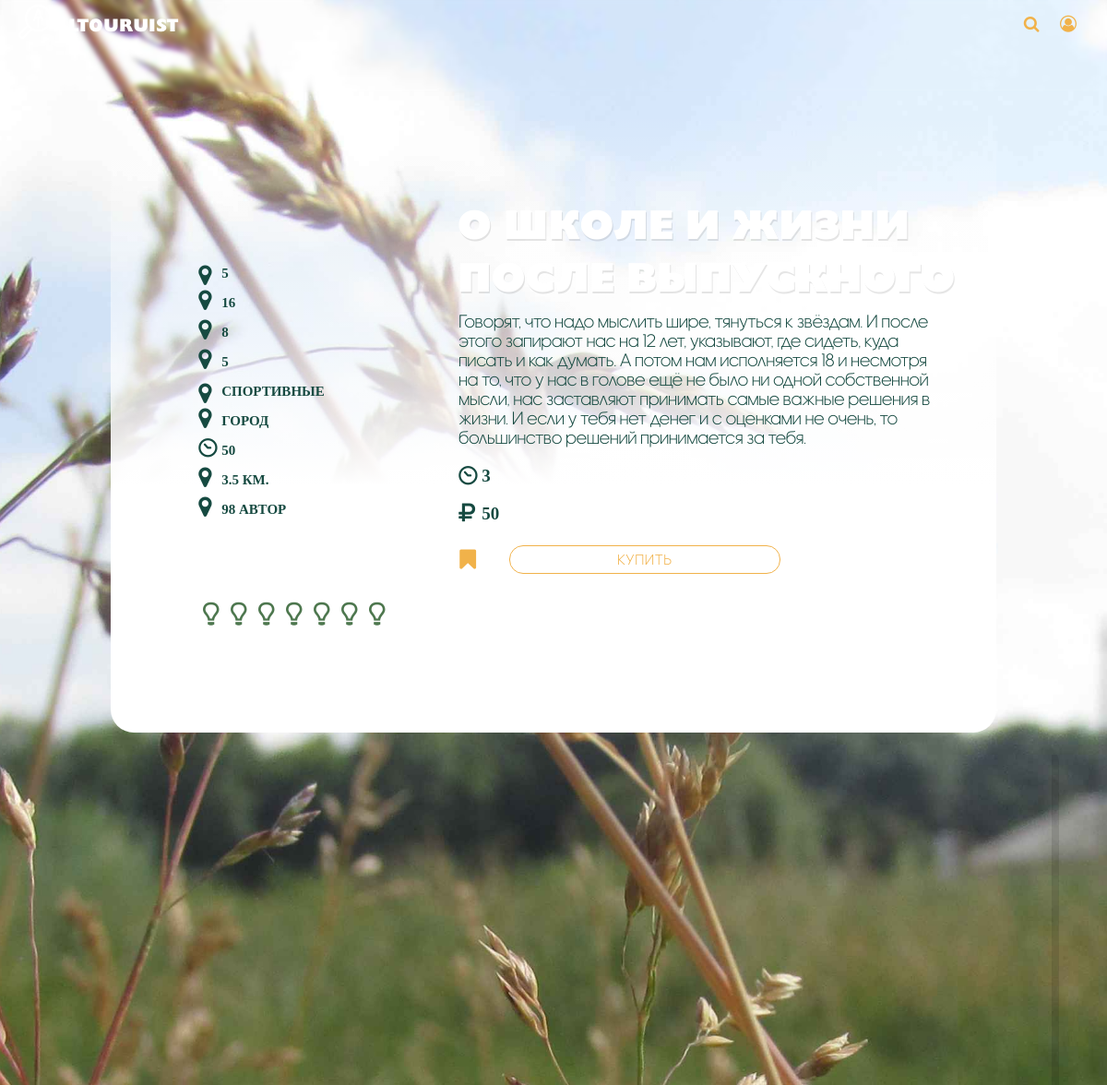
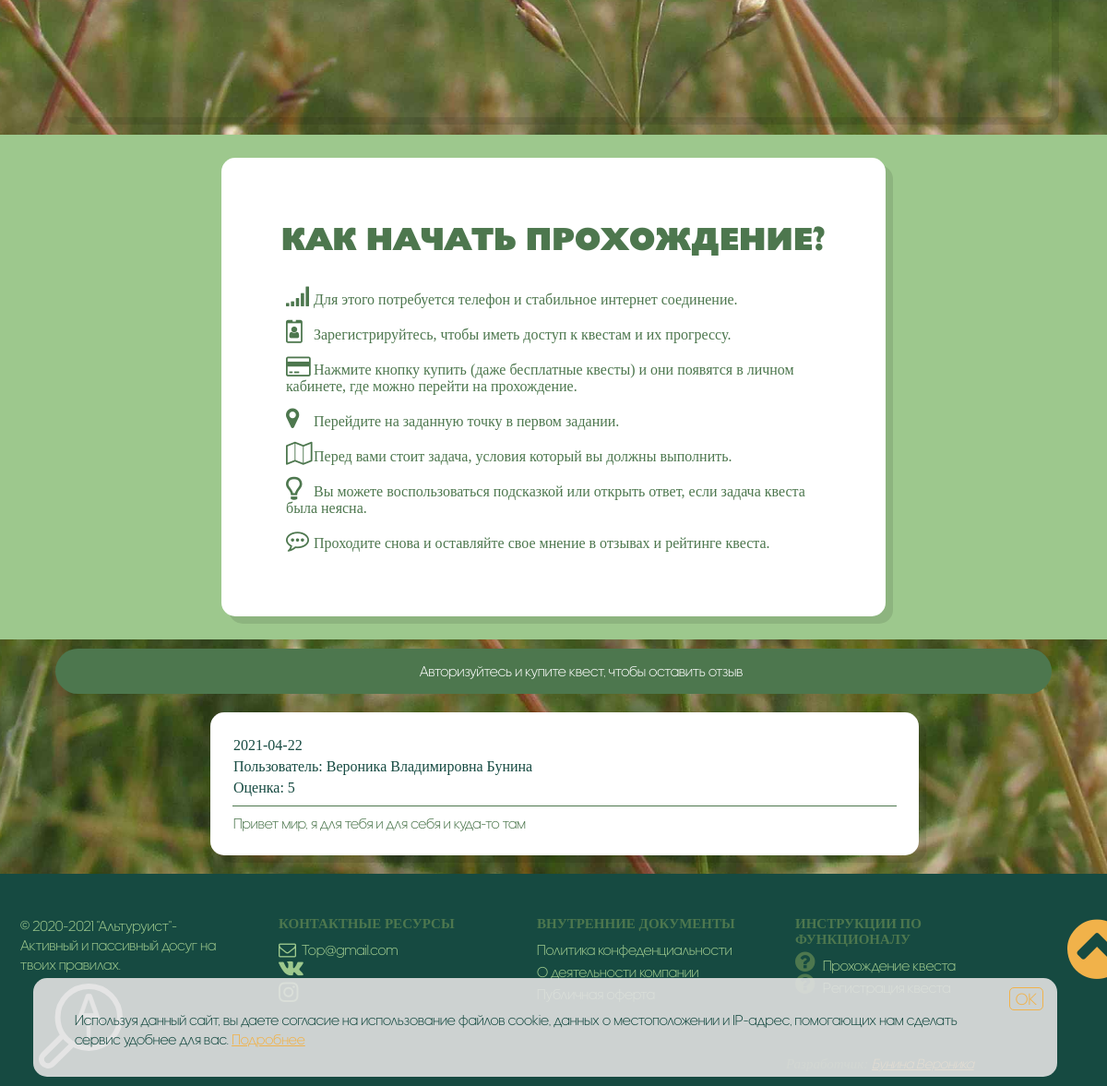
Screenshot of /quest_tour.php?id_quest=390 with the database file from the repository (2 pictures, top to bottom).
### tables this page shows
CREATE TABLE `quests_altrst` (
  `id_quests` int(11) NOT NULL,
  `quests_name` varchar(250) DEFAULT NULL COMMENT 'название квеста',
  `text_quests` text COMMENT 'описание квеста',
  `reiting` varchar(9) DEFAULT NULL COMMENT 'рейтинг голосов за квест',
  `file` text,
  `age` varchar(2) DEFAULT NULL COMMENT 'возрастное ограничение',
  `sale` varchar(5) DEFAULT NULL COMMENT 'стоимость',
  `time` varchar(5) DEFAULT NULL COMMENT 'время прохождения',
  `distance` varchar(15) DEFAULT NULL,
  `man` varchar(2) DEFAULT NULL,
  `complication` varchar(11) DEFAULT NULL COMMENT 'сложность',
  `status` int(11) DEFAULT NULL COMMENT 'одобрен ли квест',
  `tegi` varchar(250) DEFAULT NULL COMMENT 'теги зависят от задач',
  `technical` varchar(250) DEFAULT NULL COMMENT ' технические требования',
  `id_location` int(11) DEFAULT NULL,
  `id_section` int(11) DEFAULT NULL,
  `id_t` int(11) DEFAULT NULL
);

CREATE TABLE `section` (
  `id_section` int(11) NOT NULL,
  `section_name` varchar(250) NOT NULL,
  `file` text NOT NULL
);

CREATE TABLE `location` (
  `id_location` int(11) NOT NULL,
  `location_name` varchar(100) NOT NULL,
  `sity` varchar(50) NOT NULL,
  `carta` text NOT NULL
);

CREATE TABLE `type_task` (
  `id_task` int(11) NOT NULL,
  `type_icon` varchar(10) NOT NULL,
  `type` varchar(50) NOT NULL COMMENT 'вид задания',
  `info_task` varchar(350) NOT NULL COMMENT 'описания вида'
);

CREATE TABLE `reviews` (
  `id` int(11) NOT NULL,
  `id_t` int(11) NOT NULL,
  `id_quests` int(11) NOT NULL,
  `assessment` int(2) DEFAULT NULL COMMENT 'Оценка',
  `text_quests` text COMMENT 'Текст рецензии',
  `date` date DEFAULT NULL
);

CREATE TABLE `user_tourist` (
  `id_t` int(11) NOT NULL COMMENT 'ид',
  `name_t` varchar(100) NOT NULL COMMENT 'имя для сайта',
  `email_t` varchar(250) NOT NULL,
  `password_t` varchar(255) DEFAULT NULL COMMENT 'пароль',
  `number_t` varchar(20) NOT NULL,
  `cookies_hash` varchar(255) DEFAULT NULL COMMENT 'для безопасной авторизации без пароля',
  `rating` int(10) DEFAULT NULL COMMENT 'рейтинг по прохождениям',
  `avatar` text COMMENT 'путь к аватарке',
  `email_confirmation` varchar(250) DEFAULT NULL COMMENT 'подверждение почты',
  `number_confirmation` int(15) NOT NULL,
  `repassword_t` varchar(250) DEFAULT NULL COMMENT 'хеш сумма для восстановления пароля',
  `date_of_visit` date DEFAULT NULL COMMENT 'дата визита',
  `role_admin` int(11) DEFAULT NULL
);

### quest_tour.php (the view, shortened to what this page needs)
<?php
include_once('include/include.php');
global $connect;
$id_quest = $_GET['id_quest'];
$section_quest = mysqli_query($connect, "SELECT * FROM `quests_altrst` WHERE `id_quests`='$id_quest'");
$array_section = mysqli_fetch_assoc($section_quest);
$id_quests = $array_section["id_quests"];
$quests_name = $array_section["quests_name"];
$text_quests = $array_section["text_quests"];
$reiting = $array_section["reiting"];
$file = $array_section["file"];
$age = $array_section["age"];
$sale = $array_section["sale"];
$time = $array_section["time"];
$distance = $array_section["distance"];
$man = $array_section["man"];
$complication = $array_section["complication"];
$id_t = $array_section["id_t"];
$id_location = $array_section["id_location"];
$id_section = $array_section["id_section"];
?>
<!DOCTYPE html>
<html lang="ru">
<head>
    <link rel="stylesheet" type="text/css" href="css/style_other.css">
    <link rel="stylesheet" type="text/css" href="css/style_form.css">
</head>
<body>
<header class="header_quest">
    <a href='index.php'><img class='logo_img' src="img/logo1.svg">
        <h3 class='logo_title'>altouruist</h3></a>
    <div class='nav_right'>
        <input type="text" name="search" class="input_search"><input type="button" class='button_check'
                                                                     name="search_button" value="&#xe800;"
                                                                     id='search_button'>
        <input type="button" id='reg_button' name="reg_button" class='button_check' value="&#xf2be;">
    </div>
</header>
<div class="kies" id='cookies_class'>
    <input type="button" name="" id='cookies_ok' value="ОК">
    <p>Используя данный сайт, вы даете согласие на использование файлов cookie, данных о местоположении и IP-адрес,
        помогающих нам сделать сервис удобнее для вас. <a href=''>Подробнее</a></p>
</div>
<?php
$location_section = mysqli_query($connect, "SELECT * FROM `location` WHERE `id_location`='$id_location'");
$array_location = mysqli_fetch_assoc($location_section);
$location_name = $array_location["location_name"];
$carta = $array_location["carta"];
$section = mysqli_query($connect, "SELECT * FROM `section` WHERE `id_section`='$id_section'");
$array = mysqli_fetch_assoc($section);
$section_name = $array["section_name"];
$task_c = mysqli_query($connect, "SELECT * FROM `task` WHERE `id_quests`='$id_quest'");
$task_count = mysqli_num_rows($task_c);
print<<<section_quest
	<img class="background_img" src='$file'/>
	<section class="quest_info">
	<div class="form">
	<div class="left_info">
	<p title="Рейтинг" class="icon_list">&#xe801;</p><h6 style="margin-top:0;">$reiting</h6>
	<p title="Возрастная рекомендация" class="icon_list">&#xe801;</p><h6>$age</h6>
	<p title="Количество заданий квеста" class="icon_list">&#xe801;</p><h6>$task_count</h6>
	<p title="Уровень сложности" class="icon_list">&#xe801;</p><h6>$complication</h6>
	<a href="section_quest.php?section=$id_section"><p title="Секция" class="icon_list">&#xe801;</p><h6>$section_name</h6></a>
	<a href="section_quest.php?location=$id_location"><p title="Локация" class="icon_list">&#xe801;</p><h6>$location_name</h6></a>
	<p title="Время прохождения" class="icon_list">&#xe802;</p><h6>$time</h6>
	<p title="Расстояние" class="icon_list">&#xe801;</p><h6>$distance км.</h6>
	<p title="Автор" class="icon_list">&#xe801;</p><h6>$id_t автор</h6>
	</div>
	<div class="right_info">
	<a href="quest_tour.php?id_quest=$id_quests"><h1>$quests_name</h1></a>
	<label>$text_quests</label>
	<p title="Оптимальное количество участников" class="icon_list" style="margin-top:0;">&#xe802;</p><h6>$man</h6>
	<p title="Стоимость" class="icon_list">&#xf158;</p><h6>$sale</h6><br>
	<input class='button_check put_aside' title="Отложить" id="button_check" id_quest='$id_quests'  type="button" name="quest_user" value="&#xe806;">
	<input class='purchase button_action'  id_quest='$id_quests' type="button" name="quest_info" value="Купить">
	</div>
    </div>
section_quest;
echo('<ul>');
$task = mysqli_query($connect, "SELECT DISTINCT `id_task` FROM `task` WHERE `id_quests`='$id_quest'");
$t_count = mysqli_num_rows($task);
for ($i = 0; $i < $t_count; $i++) {
    $array_task = mysqli_fetch_assoc($task);
    $id_task = $array_task['id_task'];
    $name_task = mysqli_query($connect, "SELECT `type_icon`, `type` FROM `type_task` WHERE `id_task`='$id_task'");
    $icon_task = mysqli_fetch_assoc($name_task);
    $icon = $icon_task['type_icon'];
    $type = $icon_task['type'];
    echo('<li class="icon_list"  title="' . $type . '">' . $icon . '</li>');
}
print ('</ul></section>');
echo($carta);
?>
<div class="pove">
<div class="form info_quest">
    <h1>Как начать прохождение?</h1>
    <ul>
        <li><p class="icon_list">&#xe803;</p>Для этого потребуется телефон и стабильное интернет соединение.</li>
        <li><p class="icon_list">&#xf2c1;</p>Зарегистрируйтесь, чтобы иметь доступ к квестам и их прогрессу.</li>
        <li><p class="icon_list">&#xe804;</p>Нажмите кнопку купить (даже бесплатные квесты) и они появятся в личном
            кабинете, где можно перейти на прохождение.</li>
        <li><p class="icon_list">&#xe801;</p>Перейдите на заданную точку в первом задании.</li>
        <li><p class="icon_list">&#xf278;</p>Перед вами стоит задача, условия который вы должны выполнить.</li>
        <li><p class="icon_list">&#xe805;</p>Вы можете воспользоваться подсказкой или открыть ответ, если задача квеста
            была неясна.
        </li>
        <li><p class="icon_list">&#xf27b;</p>Проходите снова и оставляйте свое мнение в отзывах и рейтинге квеста.</li>
    </ul>
</div>
</div>
<?php
$cooki_hash_s=$_COOKIE['cooki_hash']?? '';
if(empty($cooki_hash_s)){$cooki_hash_s=$_SESSION['cooki_hash']?? '';}
if(empty($cooki_hash_s)){echo("<form id='feedback' style='text-align: center;'><label style='color: #ffffff'>Авторизуйтесь и купите квест, чтобы оставить отзыв</label></form>");}
$feedback = mysqli_query($connect, "SELECT * FROM `reviews` WHERE `id_quests`='$id_quest'");
$feedback_count = mysqli_num_rows($feedback);
for ($i = 0; $i < $feedback_count; $i++) {
    $array_feedback = mysqli_fetch_assoc($feedback);
    $id_t_feedback = $array_feedback['id_t'];
    $assessment = $array_feedback['assessment'];
    $text_quests= $array_feedback['text_quests'];
    $date_feedback = $array_feedback['date'];
    $s_mail = mysqli_query($connect,"SELECT * FROM `user_tourist` WHERE `id_t`='$id_t_feedback'");
    $user=mysqli_fetch_assoc($s_mail);
    $name_t=$user["name_t"];
    print<<<feed
    <div class='feed form'>
    <p>$date_feedback</p>
    <p>Пользователь: $name_t</p>
    <p>Оценка: $assessment</p>
    <hr style='border: none; background: #4D774E; width: 100%; height:1px; float: left;' >
    <label>$text_quests</label>
    </div>
feed;
}
?>
</body>
</html>

### css/style_other.css (style rules this page uses)
body { margin: 0; padding: 0; overflow-x: hidden; }
.icon_list { font-family: "fontello"; font-style: normal; font-weight: normal; text-decoration: inherit; margin: -5px 5px 0 0; padding: 0; float: left; clear: left; font-size: 25px; color: #4D774E; font-variant: normal; text-transform: none; width: 1em; -webkit-font-smoothing: antialiased; -moz-osx-font-smoothing: grayscale; }
.kies { z-index: 8; position: fixed; bottom: 10px; background-color: rgba(225,225,225,0.9); width: 90%; margin: 0 3%; padding: 10px 15px; border-radius: 15px; font-family: 'normal'; color: #164A41; text-align: center; }
p { margin: 0; padding: 0; }
.kies input { background: none; border-radius: 5px; border:1px solid #F1B24A; color:#F1B24A; font-family: 'normal'; float: right; font-size: 18px; outline: none; }
.logo_img { float: left; width: 3%; margin: 5px 2px 2px 20px; }
.logo_title { float: left; font-family: 'head'; text-transform: uppercase; color: #FFFFFF; margin: 15px 0 0 0; letter-spacing:1.5px; }
.nav_right { float: right; margin-right: 2%; }
.button_check { border-radius: 25px; margin:8px 0 8px 0; background: none; border: none; color: #F1B24A; font-size: 18px; font-family: "fontello"; font-style: normal; font-weight: normal; display: inline-block; text-decoration: inherit; width: 2em; height:2em; text-align: center; font-variant: normal; text-transform: none; -webkit-font-smoothing: antialiased; -moz-osx-font-smoothing: grayscale; cursor: pointer; outline: none; border: 1px solid transparent; }
.button_action { font-family: 'normal'; background: none; border:1px solid #F1B24A; color:#F1B24A; text-transform: uppercase; outline: none; border-radius: 15px; min-width: 150px; padding: 5px; font-size: 16px; cursor: pointer; letter-spacing: 1px; margin-left: 5px; }

### rows the page displays
quests_altrst: reiting "5", age "16", complication "5", time "50", distance "3.5", id_t "98", quests_name "О ШКОЛЕ И ЖИЗНИ ПОСЛЕ ВЫПУСКНОГО", text_quests "Говорят, что надо мыслить шире, тянуться к звёздам. И после этого запирают нас на 12 лет, указывают, где сидеть, куда писать и как думать. А потом нам исполняется 18 и несмотря на то, что у нас в голове ещё не было ни одной собственной мысли, нас заставляют принимать самые важные решения в жизни. И если у тебя нет денег и с оценками не очень, то большинство решений принимается за тебя.", man "3", sale "50"
section: section_name "СПОРТИВНЫЕ"
location: location_name "ГОРОД"
reviews: date "2021-04-22", id_t.name_t "Вероника Владимировна Бунина", assessment "5", text_quests "Привет мир, я для тебя и для себя и куда-то там"

### other values shown
$task_count "8"
